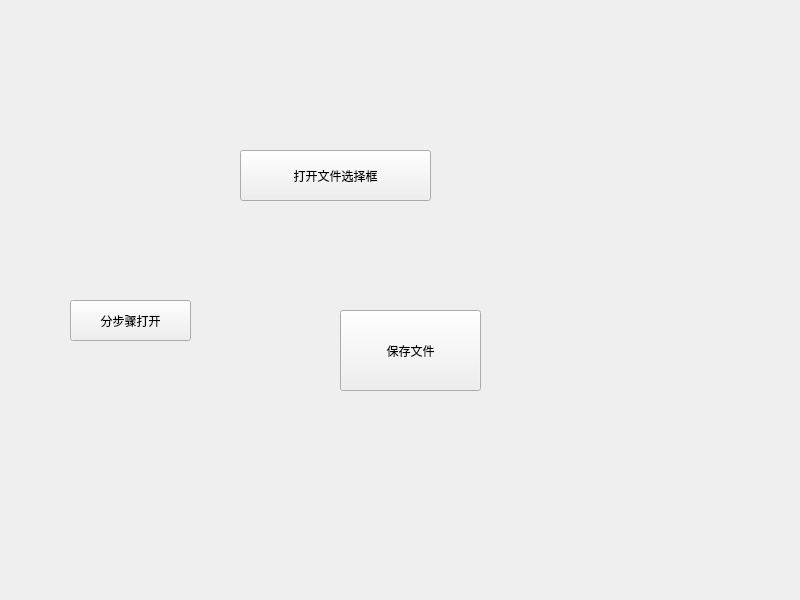
<?xml version="1.0" encoding="UTF-8"?>
<ui version="4.0">
 <class>Widget</class>
 <widget class="QWidget" name="Widget">
  <property name="geometry">
   <rect>
    <x>0</x>
    <y>0</y>
    <width>800</width>
    <height>600</height>
   </rect>
  </property>
  <property name="windowTitle">
   <string>Widget</string>
  </property>
  <widget class="QPushButton" name="btnQFileDialog">
   <property name="geometry">
    <rect>
     <x>240</x>
     <y>150</y>
     <width>191</width>
     <height>51</height>
    </rect>
   </property>
   <property name="text">
    <string>打开文件选择框</string>
   </property>
  </widget>
  <widget class="QPushButton" name="btnSe">
   <property name="geometry">
    <rect>
     <x>70</x>
     <y>300</y>
     <width>121</width>
     <height>41</height>
    </rect>
   </property>
   <property name="text">
    <string>分步骤打开</string>
   </property>
  </widget>
  <widget class="QPushButton" name="btnSave">
   <property name="geometry">
    <rect>
     <x>340</x>
     <y>310</y>
     <width>141</width>
     <height>81</height>
    </rect>
   </property>
   <property name="text">
    <string>保存文件</string>
   </property>
  </widget>
 </widget>
 <resources/>
 <connections/>
</ui>
